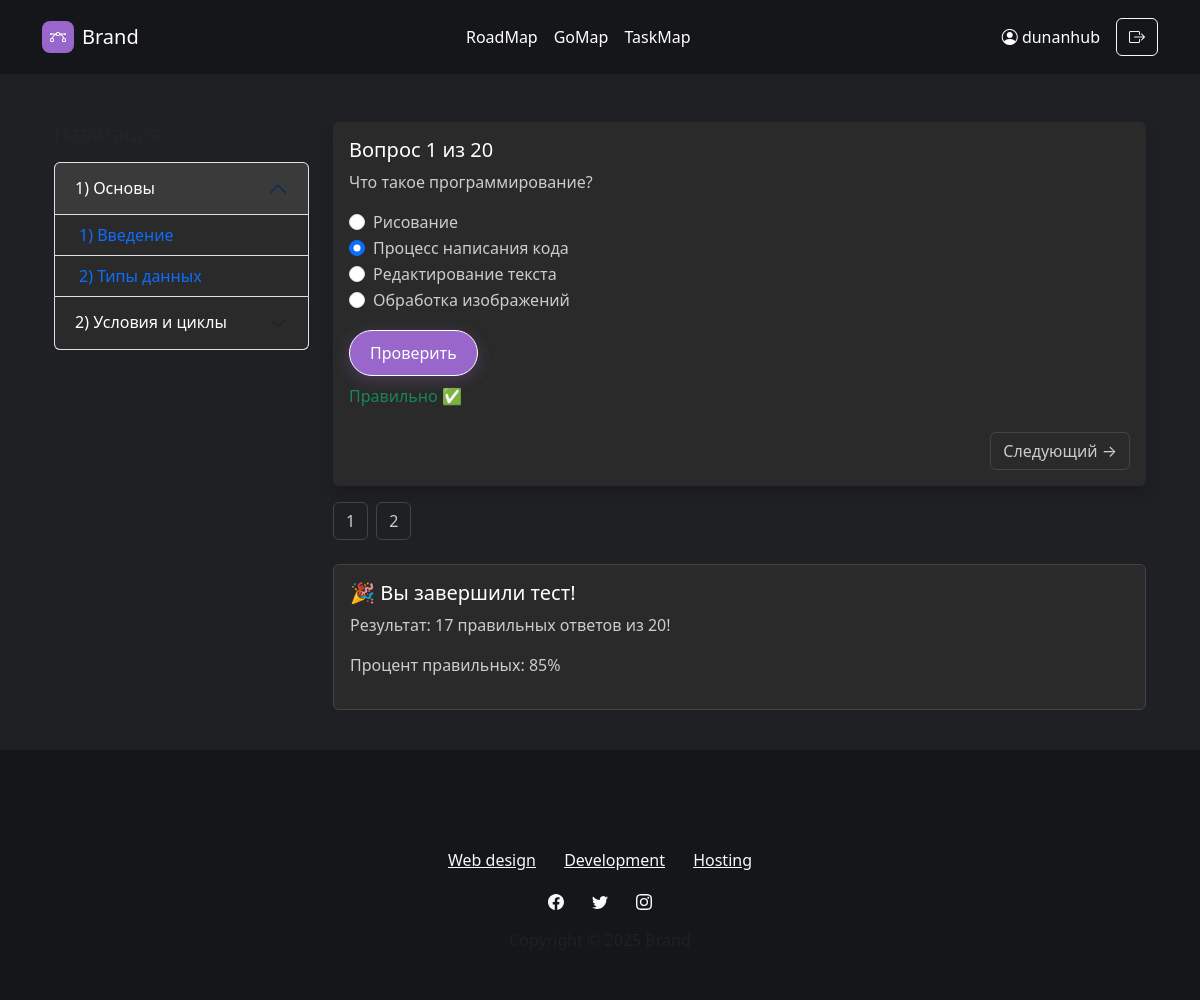
Page /tests/html/?q=21 (signed in) on the committed database.
### auth_app/models.py (models this page shows, shortened)
class CustomUser(AbstractUser):
    email = models.EmailField(unique=True)

### archive_test/models.py (models this page shows, shortened)
class Chapter(models.Model):
    language = models.ForeignKey(ProgrammingLanguage, on_delete=models.CASCADE)
    title = models.CharField(max_length=200)
    number = models.IntegerField()

class SubChapter(models.Model):
    chapter = models.ForeignKey(Chapter, on_delete=models.CASCADE)
    title = models.CharField(max_length=200)
    number = models.CharField(max_length=10)

class TestQuestion(models.Model):
    sub_chapter = models.ForeignKey(SubChapter, on_delete=models.CASCADE)
    question_text = models.TextField()
    correct_answer = models.CharField(max_length=200)
    choices = models.JSONField()  # Example: ["A", "B", "C", "D"]

class TestProgress(models.Model):
    user = models.ForeignKey(User, on_delete=models.CASCADE)
    question = models.ForeignKey(TestQuestion, on_delete=models.CASCADE)
    selected_answer = models.CharField(max_length=200, blank=True, null=True)
    is_correct = models.BooleanField(default=False)

### archive_test/views.py (the view)
# urls.py: path('<str:language>/', views.test_detail, name='test_detail'),
@login_required
def test_detail(request, language):
    lang = get_object_or_404(ProgrammingLanguage, slug=language)
    chapters = Chapter.objects.filter(language=lang).prefetch_related(
        Prefetch('subchapter_set', queryset=SubChapter.objects.prefetch_related('testquestion_set'))
    )
    question_id = request.GET.get('q')
    questions = TestQuestion.objects.filter(sub_chapter__chapter__language=lang)
    question_list = list(questions)
    total_questions = len(question_list)
    if not question_id:
        return redirect(request.path + f'?q={question_list[0].id}')
    try:
        current_question = TestQuestion.objects.get(id=question_id)
    except TestQuestion.DoesNotExist:
        return redirect(request.path + f'?q={question_list[0].id}')
    progress_qs = TestProgress.objects.filter(user=request.user, question__in=question_list)
    progress_dict = {p.question_id: p.is_correct for p in progress_qs}
    progress_ids = [p.question_id for p in progress_qs]
    feedback = None
    selected_answer = None
    test_completed = len(progress_dict) == total_questions
    if request.method == 'POST' and not test_completed and current_question.id not in progress_ids:
        selected_answer = request.POST.get('answer')
        if selected_answer:
            is_correct = selected_answer == current_question.correct_answer
            TestProgress.objects.create(
                user=request.user,
                question=current_question,
                selected_answer=selected_answer,
                is_correct=is_correct
            )
            feedback = 'correct' if is_correct else 'incorrect'
    else:
        existing = TestProgress.objects.filter(user=request.user, question=current_question).first()
        if existing:
            selected_answer = existing.selected_answer
            feedback = 'correct' if existing.is_correct else 'incorrect'
    correct_count = sum(progress_dict.values())
    percent_correct = round((correct_count / total_questions) * 100) if total_questions else 0
    current_index = question_list.index(current_question)
    previous_id = question_list[current_index - 1].id if current_index > 0 else None
    next_id = question_list[current_index + 1].id if current_index < total_questions - 1 else None
    current_chapter_id = current_question.sub_chapter.chapter.id
    return render(request, 'archive_test/test_detail.html', {
        'language': lang,
        'chapters': chapters,
        'question': current_question,
        'question_number': question_list.index(current_question) + 1,
        'total_questions': total_questions,
        'selected_answer': selected_answer,
        'feedback': feedback,
        'progress_dict': progress_dict,
        'correct_count': correct_count,
        'percent_correct': percent_correct,
        'current_question_id': current_question.id,
        'test_completed': test_completed,
        'previous_id': previous_id,
        'next_id': next_id,
        'current_chapter_id': current_chapter_id,
    })

### archive_test/templatetags/dict_extras.py (called while the page is built)
@register.filter
def get_item(dictionary, key):
    return dictionary.get(key)

### archive_test/templates/archive_test/test_detail.html (shortened to what this page needs)
{% extends 'base.html' %}
{% load static %}
{% load dict_extras %}
{% block content %}
<div class="container-fluid py-4">
    <div class="row">
        <div class="col-md-3">
            <h5 class="mb-3">Навигация</h5>
            <div class="accordion" id="chapterAccordion">
                {% for chapter in chapters %}
                <div class="accordion-item">
                    <h2 class="accordion-header" id="heading{{ chapter.id }}">
                        <button class="accordion-button {% if chapter.id != current_chapter_id %}collapsed{% endif %} bg-dark text-white" type="button"
                                data-bs-toggle="collapse"
                                data-bs-target="#collapse{{ chapter.id }}"
                                aria-expanded="{% if chapter.id == current_chapter_id %}true{% else %}false{% endif %}"
                                aria-controls="collapse{{ chapter.id }}">
                            {{ chapter.number }}) {{ chapter.title }}
                        </button>
                    </h2>
                    <div id="collapse{{ chapter.id }}" class="accordion-collapse collapse {% if chapter.id == current_chapter_id %}show{% endif %}"
                         aria-labelledby="heading{{ chapter.id }}"
                         data-bs-parent="#chapterAccordion">
                        <div class="accordion-body p-0">
                            <ul class="list-group list-group-flush">
                                {% for sub in chapter.subchapter_set.all %}
                                    {% with sub.testquestion_set.first.id as first_question_id %}
                                    <li class="list-group-item ps-4 {% if sub.id == current_subchapter_id %}active bg-primary text-white{% endif %}">
                                        <a href="?q={{ first_question_id }}" class="text-decoration-none d-block">
                                            {{ sub.number }}) {{ sub.title }}
                                        </a>
                                    </li>
                                    {% endwith %}
                                {% endfor %}
                            </ul>
                        </div>
                    </div>
                </div>
                {% endfor %}
            </div>
        </div>
        <div class="col-md-9">
            <div class="card shadow border-0 mb-3">
                <div class="card-body">
                    <h5 class="card-title">Вопрос {{ question_number }} из {{ total_questions }}</h5>
                    <p class="mb-3">{{ question.question_text }}</p>
                    <form method="post">
                        {% for choice in question.choices %}
                        <div class="form-check">
                            <input class="form-check-input" type="radio" name="answer" id="choice{{ forloop.counter }}" value="{{ choice }}"
                                   {% if selected_answer == choice %}checked{% endif %}>
                            <label class="form-check-label" for="choice{{ forloop.counter }}">
                                {{ choice }}
                            </label>
                        </div>
                        {% endfor %}
                        <button type="submit" class="btn custom-btn mt-3">Проверить</button>
                        {% if feedback == 'correct' %}
                            <p class="text-success mt-2">Правильно ✅</p>
                        {% elif feedback == 'incorrect' %}
                            <p class="text-danger mt-2">Неправильно ❌</p>
                        {% endif %}
                    </form>
                    <div class="d-flex justify-content-between mt-4">
                        {% if next_id %}
                            <a href="?q={{ next_id }}" class="btn btn-outline-secondary">Следующий &rarr;</a>
                        {% endif %}
                    </div>
                </div>
            </div>
            <div class="d-flex gap-2 flex-wrap mb-4">
                {% for i in total_questions|make_list %}
                    {% with index=forloop.counter %}
                        {% if progress_dict|get_item:index == True %}
                            <a href="?q={{ index }}" class="btn btn-success">{{ index }}</a>
                        {% elif progress_dict|get_item:index == False %}
                            <a href="?q={{ index }}" class="btn btn-danger">{{ index }}</a>
                        {% else %}
                            <a href="?q={{ index }}" class="btn btn-outline-secondary">{{ index }}</a>
                        {% endif %}
                    {% endwith %}
                {% endfor %}
            </div>
            {% if progress_dict|length == total_questions %}
            <div class="alert alert-info">
                <h5>🎉 Вы завершили тест!</h5>
                <p>Результат: {{ correct_count }} правильных ответов из {{ total_questions }}!</p>
                <p>Процент правильных: {{ percent_correct }}%</p>
            </div>
            {% endif %}
        </div>
    </div>
</div>
{% endblock %}

### templates/base.html (shortened to what this page needs)
{% load static %}
{% load widget_tweaks %}
<!DOCTYPE html>
<html lang="ru" style="color: rgb(31, 32, 35);">
<head>
    <link rel="stylesheet" href="https://cdnjs.cloudflare.com/ajax/libs/aos/2.3.4/aos.css">
    <link rel="stylesheet" href="https://cdn.jsdelivr.net/npm/bootstrap@5.3.3/dist/css/bootstrap.min.css">
    <link href="https://cdn.jsdelivr.net/npm/bootstrap-icons@1.11.3/font/bootstrap-icons.css" rel="stylesheet">
    <link rel="stylesheet" href="{% static 'css/Navbar-Centered-Links-icons.css' %}">
    <link rel="stylesheet" href="{% static 'css/Projects-Grid-images.css' %}">
    <link rel="stylesheet" href="{% static 'css/Team-with-rotating-cards.css' %}">
    <link rel="stylesheet" href="{% static 'css/style.css' %}">
</head>
<body>
    {% include 'includes/header.html' %}
    <div class="container mt-4">
        {% block content %}{% endblock %}
    </div>
    {% include 'includes/footer.html' %}
</body>
</html>

### templates/includes/header.html (shortened to what this page needs)
<nav class="navbar navbar-light navbar-expand-md py-3" style="background: rgb(21, 22, 25);">
    <div class="container">
        <a class="navbar-brand d-flex align-items-center" href="/">
            <span class="bs-icon-sm bs-icon-rounded bs-icon-primary d-flex justify-content-center align-items-center me-2 bs-icon" style="background: rgb(153, 102, 204);">
            </span>
            <span style="color: rgb(255, 255, 255);">Brand</span>
        </a>
        <div class="collapse navbar-collapse" id="navcol-3">
            <ul class="navbar-nav mx-auto">
                <li class="nav-item"><a class="nav-link active" href="#" style="color: white;">RoadMap</a></li>
                <li class="nav-item"><a class="nav-link" href="#" style="color: white;">GoMap</a></li>
                <li class="nav-item"><a class="nav-link" href="#" style="color: white;">TaskMap</a></li>
            </ul>
            {% if user.is_authenticated %}
                <div class="d-flex align-items-center gap-3">
                    <a href="{% url 'profile' %}" class="text-white text-decoration-none">
                        <i class="bi bi-person-circle"></i> {{ user.username }}
                    </a>
                    <a href="{% url 'logout' %}" class="btn btn-outline-light" title="Выйти">
                        <i class="bi bi-box-arrow-right"></i>
                    </a>
                </div>
            {% else %}
                <button class="btn custom-btn" type="button"
                        onclick="location.href='{% url 'sign_in' %}'">
                    Войти
                </button>
            {% endif %}
        </div>
    </div>
</nav>

### templates/includes/footer.html (shortened to what this page needs)
<footer class="text-center bg-dark" style="background: rgb(21, 22, 25);--bs-dark: rgb(21, 22, 25);--bs-dark-rgb: 21,22,25;--bs-body-color: rgb(21, 22, 25);--bs-secondary: rgb(21, 22, 25);--bs-secondary-rgb: 21,22,25;">
    <div class="container text-white py-4 py-lg-5" style="background: rgb(21, 22, 25);margin-top: 50px;">
        <ul class="list-inline">
            <li class="list-inline-item me-4"><a class="link-light" href="#">Web design</a></li>
            <li class="list-inline-item me-4"><a class="link-light" href="#">Development</a></li>
            <li class="list-inline-item"><a class="link-light" href="#">Hosting</a></li>
        </ul>
        <ul class="list-inline">
            <li class="list-inline-item me-4"></li>
            <li class="list-inline-item me-4"></li>
            <li class="list-inline-item"></li>
        </ul>
        <p class="text-muted mb-0">Copyright © 2025 Brand</p>
    </div>
</footer>

### static/css/style.css (style rules this page uses)
body { background: rgb(31, 32, 35); }

### archive_test/templates/archive_test/test_detail.html (style rules this page uses)
html, body { height: 100%; margin: 0; background-color: rgb(31, 32, 35) !important; }
body { display: flex; flex-direction: column; }
.container.mt-4 { flex: 1 0 auto; }
footer { flex-shrink: 0; }
.custom-btn { background-color: #9966CC !important; border-color: #ffffff !important; color: #ffffff !important; padding: 10px 20px; border-radius: 25px; transition: transform 0.3s ease, box-shadow 0.3s ease; outline: none !important; box-shadow: 0 4px 15px rgba(153, 102, 204, 0.3); }
.card { background: #2a2a2a; border: none; color: #cccccc; }
.card-title, .card-body h5 { color: #ffffff; }
.accordion-button { background-color: #2a2a2a !important; color: #cccccc; }
.accordion-button:not(.collapsed) { color: #ffffff; background-color: #3a3a3a !important; }
.list-group-item { background-color: #2a2a2a; color: #cccccc; }
.form-check-label { color: #cccccc; }
.btn-outline-secondary { color: #cccccc; border-color: #444; }
.alert-info { background-color: #2a2a2a; border-color: #444; color: #cccccc; }
.alert-info h5 { color: #ffffff; }

### rows in the picture
Chapter: number "1", title "Основы"
SubChapter: number "1", title "Введение"
SubChapter: number "2", title "Типы данных"
Chapter: number "2", title "Условия и циклы"
TestQuestion: question_text "Что такое программирование?"
TestProgress: selected_answer "☐ Рисование" "☑ Процесс написания кода" "☐ Редактирование текста" "☐ Обработка изображений"

### other values in the picture
{{ user.username }} "dunanhub"
{{ question_number }} "1"
{{ total_questions }} "20"
{{ choice }} "Рисование" "Процесс написания кода" "Редактирование текста" "Обработка изображений"
{{ index }} "1" "2"
{{ correct_count }} "17"
{{ percent_correct }} "85"
